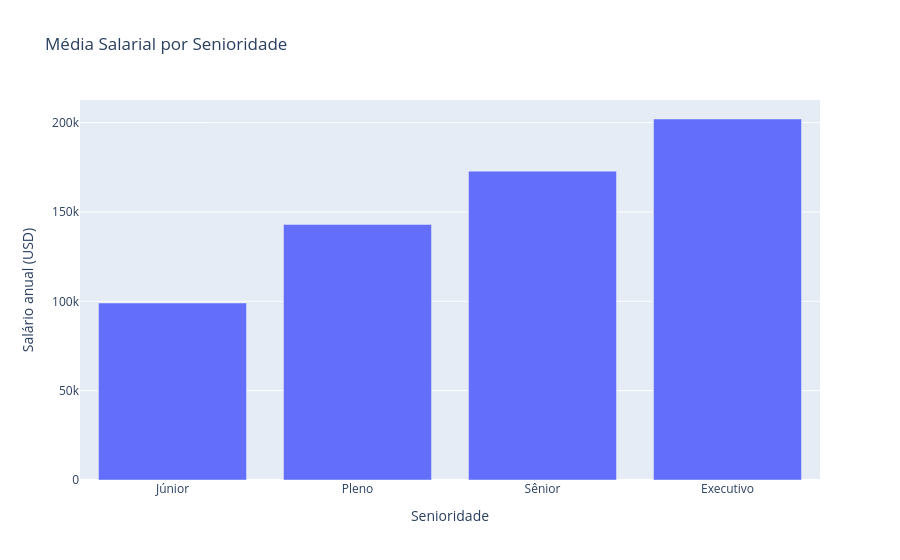

Write notebook code for a chart like this one.
### Code cell
fig = px.bar(senioridade_media_salario, 
             x='senioridade', 
             y='usd',
             title='Média Salarial por Senioridade',
             labels={'usd': 'Salário anual (USD)', 'senioridade': 'Senioridade'},
             category_orders={'senioridade': ordem_senioridade})
fig.show()

### Figure 1 — Plotly figure (JSON) as saved in the notebook; plotly's stock layout.template omitted (floating-point values rounded to 4 significant figures)
{"data": [{"hovertemplate": "Senioridade=%{x}<br>Salário anual (USD)=%{y}<extra></extra>", "legendgroup": "", "marker": {"color": "#636efa", "pattern": {"shape": ""}}, "name": "", "orientation": "v", "showlegend": false, "textposition": "auto", "type": "bar", "x": ["Executivo", "Sênior", "Pleno", "Júnior"], "xaxis": "x", "y": [202000.0, 172900.0, 143000.0, 99030.0], "yaxis": "y"}], "layout": {"barmode": "relative", "legend": {"tracegroupgap": 0}, "title": {"text": "Média Salarial por Senioridade"}, "xaxis": {"anchor": "y", "categoryarray": ["Júnior", "Pleno", "Sênior", "Executivo"], "categoryorder": "array", "domain": [0, 1], "title": {"text": "Senioridade"}}, "yaxis": {"anchor": "x", "domain": [0, 1], "title": {"text": "Salário anual (USD)"}}}}
